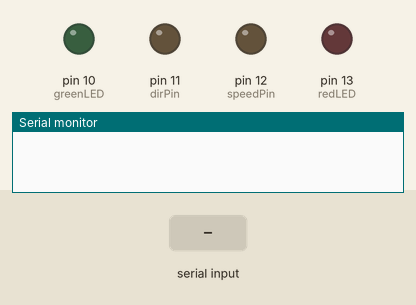
Simulated run of this sketch. Board: Arduino Uno, built with avr-gcc and run on an emulated ATmega328P. Shown: output pins drawn as LEDs (lit = HIGH), the last lines printed to the serial monitor. The test bench sets the inputs (shaded band).

Above: at 1.2 s.
1.3 s: "90,45\n" received over Serial
At 1.37 s:
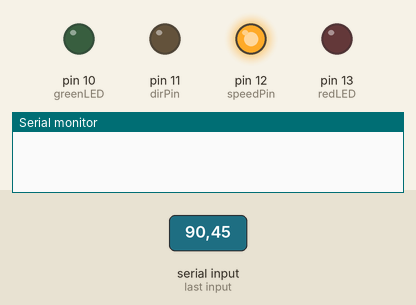
At 3.6 s:
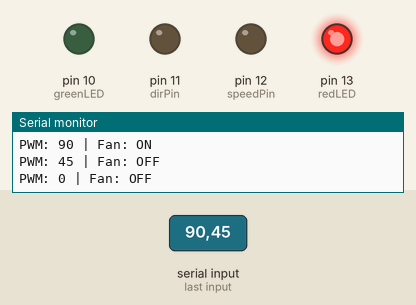
3.9 s: "30,150\n" received over Serial
At 4.2 s:
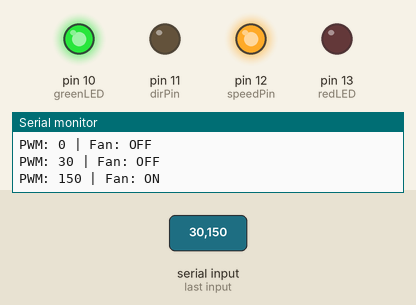
Timing chart, 0 to 6.9 s (numbered marks = the images above; inputs shaded):
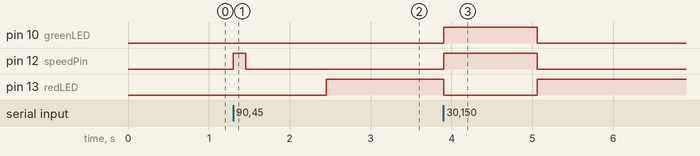

Measured:
- after the input at 1.3 s, pin 12 (speedPin): LOW → HIGH at once, → LOW 0.15 s later; pin 13 (redLED): LOW → HIGH after 1.2 s
- after the input at 3.9 s, pin 10 (greenLED), pin 12 (speedPin): LOW → HIGH at once, → LOW 1.2 s later; pin 13 (redLED): HIGH → LOW at once, → HIGH 1.2 s later

The sketch:

Telemetery.ino
```cpp
const int dirPin = 11;        // Direction pin (A)
const int speedPin = 12;     // Speed pin (B)
const int redLED = 13;       // LED for PWM == 0
const int greenLED = 10;      // Green LED for PWM > 100

int pwm = 0;
int lastPWM = 0;

const int pwmThreshold = 80;      // Threshold to turn fan ON
const int greenThreshold = 100;   // Threshold for green LED
const int kickStartPWM = 255;
const int kickStartTime = 150;    // Kick duration in ms

void setup() {
  pinMode(dirPin, OUTPUT);
  pinMode(speedPin, OUTPUT);
  pinMode(redLED, OUTPUT);
  pinMode(greenLED, OUTPUT);

  Serial.begin(9600);

  // Initialize all outputs
  digitalWrite(dirPin, LOW);
  analogWrite(speedPin, 0);
  digitalWrite(redLED, LOW);
  digitalWrite(greenLED, LOW);
}

void loop() {
  if (Serial.available()) {
    int incoming = Serial.parseInt();

    if (incoming >= 0 && incoming <= 255) {
      pwm = incoming;

      // --- Red LED when PWM is 0 ---
      if (pwm == 0) {
        digitalWrite(redLED, HIGH);
      } else {
        digitalWrite(redLED, LOW);
      }

      // --- Green LED if above threshold ---
      digitalWrite(greenLED, (pwm > greenThreshold) ? HIGH : LOW);

      // --- Fan control ---
      if (pwm < pwmThreshold) {
        analogWrite(speedPin, 0);
        digitalWrite(dirPin, LOW);
      } else {
        digitalWrite(dirPin, LOW);
        analogWrite(speedPin, kickStartPWM);
        delay(kickStartTime);
        analogWrite(speedPin, pwm);
      }

      // --- Serial debug ---
      Serial.print("PWM: ");
      Serial.print(pwm);
      Serial.print(" | Fan: ");
      Serial.println((pwm < pwmThreshold) ? "OFF" : "ON");

      lastPWM = pwm;
    }
  }
}
```
